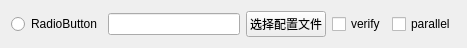
<?xml version="1.0" encoding="UTF-8"?>
<ui version="4.0">
 <class>FPGADeviceWidget</class>
 <widget class="QWidget" name="FPGADeviceWidget">
  <property name="geometry">
   <rect>
    <x>0</x>
    <y>0</y>
    <width>467</width>
    <height>40</height>
   </rect>
  </property>
  <property name="windowTitle">
   <string>Form</string>
  </property>
  <layout class="QHBoxLayout" name="horizontalLayout">
   <item>
    <widget class="QRadioButton" name="select_radioButton">
     <property name="text">
      <string>RadioButton</string>
     </property>
    </widget>
   </item>
   <item>
    <widget class="QLineEdit" name="filePath_lineEdit"/>
   </item>
   <item>
    <widget class="QPushButton" name="selectConfigFile_pushButton">
     <property name="text">
      <string>选择配置文件</string>
     </property>
    </widget>
   </item>
   <item>
    <widget class="QCheckBox" name="verify_checkBox">
     <property name="text">
      <string>verify</string>
     </property>
    </widget>
   </item>
   <item>
    <widget class="QCheckBox" name="parallel_checkBox">
     <property name="text">
      <string>parallel</string>
     </property>
    </widget>
   </item>
  </layout>
 </widget>
 <resources/>
 <connections/>
</ui>
